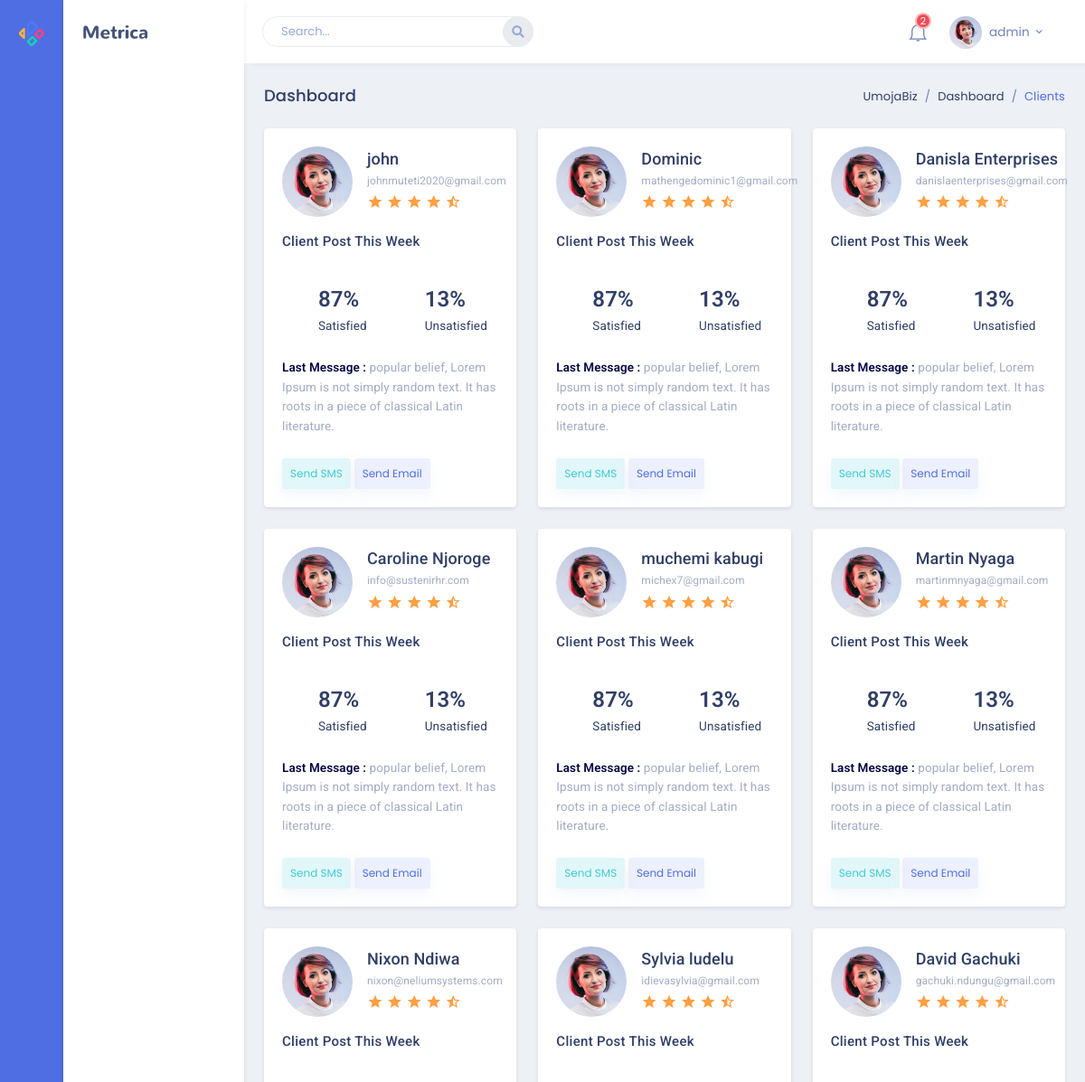
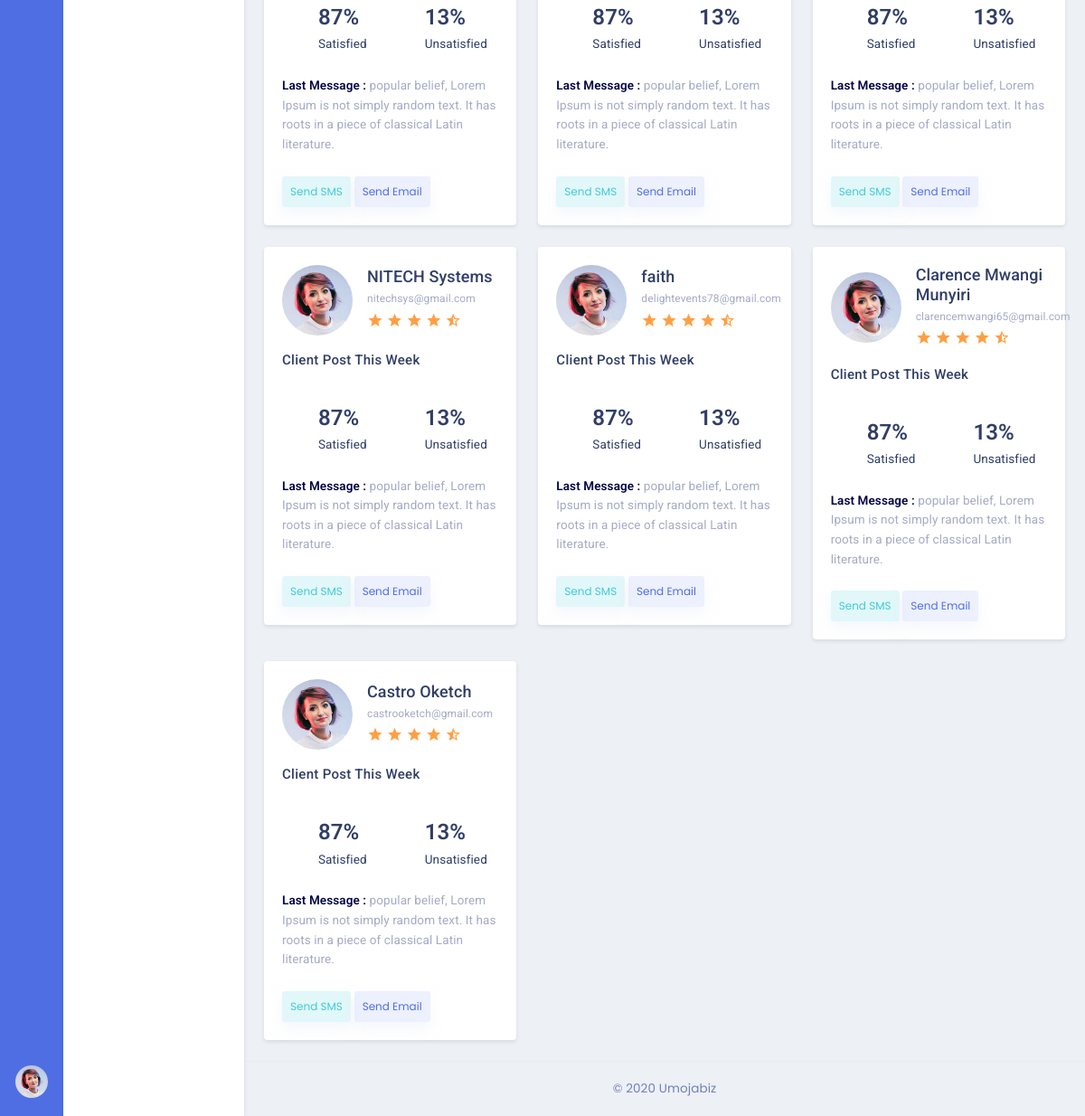
The app's page /agents/ (signed in) with its own data (2 pictures, top to bottom).
### core/models.py (models this page shows, shortened)
class Client(models.Model):
  name = models.CharField(max_length=100)
  email = models.EmailField()
  email_verified_at = models.CharField(max_length= 200, blank=True, null=True)
  password = models.CharField(max_length=200)
  remember_token = models.CharField(max_length=100, null=True, blank=True)
  created_at = models.DateTimeField(auto_now_add=True)
  updated_at = models.DateTimeField(auto_now=True)

### core/views.py (the view)
# urls.py: path('agents/', agents_view, name="agents"),
@login_required(login_url='core:login')
def agents_view(request):
  clients = Client.objects.all()
  context = {
    'display': 'Clients',
    'clients': clients
    }
  return render(request, 'core/agents.html', context)

### templates/core/agents.html
{% extends '../base.html' %}
{% load static %}
{% block content %}
{% include 'breadcrumps.html' with current=display %}
  <div class="row">
    {% for client in clients %}
    <div class="col-lg-4">
      <div class="card">
        <div class="card-body">
          <div class="media mb-3"><img src="{% static 'images/users/user-4.jpg' %}" class="mr-3 thumb-xl align-self-center rounded-circle" alt="...">
            <div class="media-body align-self-center">
              <h4 class="mt-0 mb-1">{{client.name}}</h4>
              <p class="text-muted mb-0 font-12">{{client.email}}</p>
              <ul class="list-inline mb-0 align-self-center">
                <li class="list-inline-item m-0"><i class="mdi mdi-star text-warning font-18"></i>
                </li>
                <li class="list-inline-item m-0"><i class="mdi mdi-star text-warning font-18"></i>
                </li>
                <li class="list-inline-item m-0"><i class="mdi mdi-star text-warning font-18"></i>
                </li>
                <li class="list-inline-item m-0"><i class="mdi mdi-star text-warning font-18"></i>
                </li>
                <li class="list-inline-item m-0"><i class="mdi mdi-star-half text-warning font-18"></i>
                </li>
              </ul>
            </div>
          </div>
          <h4 class="header-title">Client Post This Week</h4>
          <div class="mb-3">
            <div id="Agent_1" class="apex-charts"></div>
          </div>
          <ul class="list-inline d-flex justify-content-between mb-4">
            <li class="list-inline-item">
              <div class="media"><i data-feather="thumbs-up" class="align-self-center icon-lg icon-dual-success"></i>
                <div class="media-body align-self-center ml-2">
                  <p class="mb-0"><span class="font-24 font-weight-semibold">87%</span> Satisfied</p>
                </div>
              </div>
            </li>
            <li class="list-inline-item">
              <div class="media"><i data-feather="thumbs-down" class="align-self-center icon-lg icon-dual-danger"></i>
                <div class="media-body align-self-center ml-2">
                  <p class="mb-0"><span class="font-24 font-weight-semibold">13%</span> Unsatisfied</p>
                </div>
              </div>
            </li>
          </ul>
          <p class="text-muted mb-4"><span class="text-dark font-weight-semibold">
            Last Message :</span> popular belief, Lorem Ipsum is not simply random text. It has roots in a piece of classical Latin literature.
          </p>
          <div><button type="button" class="btn btn-sm btn-soft-secondary">Send SMS</button> <button type="button" class="btn btn-sm btn-soft-primary">Send Email</button></div>
        </div>
      </div>
    </div>
    {% endfor %}
  </div>
{% endblock %}

### templates/base.html (shortened to what this page needs)
{% load static %}
<!DOCTYPE html>
<html lang="en">
<head>
  {% include 'links.html' %}
</head>
<body>
  {% include 'leftbar-tab-menu.html' %}
  {% include 'navbar.html' %}
  <div class="page-wrapper">
    <div class="page-content-tab">
      <div class="container-fluid">
        {% block content %}
        {% endblock %}
      </div>
      {% include 'footer.html' %}
    </div>
  </div>
</body>
</html>

### templates/links.html (shortened to what this page needs)
{% load static %}
<link href="https://stackpath.bootstrapcdn.com/font-awesome/4.7.0/css/font-awesome.min.css" rel="stylesheet">
<link href="{% static 'css/bootstrap.min.css' %}" rel="stylesheet" type="text/css">
<link href="{% static 'css/jquery-ui.min.css' %}" rel="stylesheet">
<link href="{% static 'css/icons.min.css' %}" rel="stylesheet" type="text/css">
<link href="{% static 'css/metisMenu.min.css' %}" rel="stylesheet" type="text/css">
<link href="{% static 'css/app.min.css' %}" rel="stylesheet" type="text/css">
<link rel="stylesheet" href="{% static 'css/github.css' %}">

### templates/leftbar-tab-menu.html (shortened to what this page needs)
{% load static %}
<div class="leftbar-tab-menu">
  <div class="main-icon-menu">
    <a href="/" class="logo logo-metrica d-block text-center">
      <span><img src="{% static 'images/logo-sm.png' %}" alt="logo-small" class="logo-sm"></span>
    </a>
    <nav class="nav">
      <a href="#Helpdesk" class="nav-link"  data-placement="right" title="" data-original-title="Helpdesk">
      </a>
      <a href="#Blog" class="nav-link"  data-placement="right" title="" data-original-title="Apps">
      </a>
      <a href="#Business" class="nav-link"  data-placement="right" title="" data-original-title="UI Kit">
        </a>
      <a href="#Jobs" class="nav-link"  data-placement="right" title="" data-original-title="Pages">
      </a>
      <a href="#Advert" class="nav-link"  data-placement="right" title="" data-original-title="Pages">
      </a>
      <a href="#Authentication" class="nav-link"  data-placement="right" title="" data-original-title="Authentication">
      </a>
    </nav>
    <div class="pro-metrica-end">
      <a href="#" class="profile">
        <img src="{% static 'images/users/user-4.jpg' %}" alt="profile-user" class="rounded-circle thumb-sm">
      </a>
    </div>
  </div>
  <div class="main-menu-inner">
    <div class="topbar-left">
      <a href="/" class="logo">
        <span><img src="{% static 'images/logo-dark.png' %}" alt="logo-large" class="logo-lg logo-dark"><img src="{% static 'images/logo.png' %}" alt="logo-large" class="logo-lg logo-light">
        </span>
      </a>
    </div>
    <div class="menu-body slimscroll">
    </div>
  </div>
</div>

### templates/navbar.html (shortened to what this page needs)
{% load static %}
<div class="topbar">
  <nav class="navbar-custom">
    <ul class="list-unstyled topbar-nav float-right mb-0">
      <li class="dropdown notification-list"><a class="nav-link dropdown-toggle arrow-none waves-light waves-effect" data-toggle="dropdown" href="#" role="button" aria-haspopup="false" aria-expanded="false"><i class="ti-bell noti-icon"></i> <span class="badge badge-danger badge-pill noti-icon-badge">2</span></a>
      </li>
      <li class="dropdown">
        <a class="nav-link dropdown-toggle waves-effect waves-light nav-user" data-toggle="dropdown" href="#" role="button" aria-haspopup="false" aria-expanded="false"><img src="{% static 'images/users/user-4.jpg' %}" alt="profile-user" class="rounded-circle"> <span class="ml-1 nav-user-name hidden-sm">{{request.user}} <i class="mdi mdi-chevron-down"></i></span>
        </a>
      </li>
    </ul>
    <ul class="list-unstyled topbar-nav mb-0">
      <li class="hide-phone app-search">
        <form role="search" class="">
          <input type="text" placeholder="Search..." class="form-control">
          <a href="#"><i class="fas fa-search"></i>
          </a>
        </form>
      </li>
    </ul>
  </nav>
</div>

### templates/breadcrumps.html
{% load static %}
<div class="row">
  <div class="col-sm-12">
    <div class="page-title-box">
      <div class="float-right">
        <ol class="breadcrumb">
          <li class="breadcrumb-item"><a href="javascript:void(0);">UmojaBiz</a></li>
          <li class="breadcrumb-item"><a href="javascript:void(0);">Dashboard</a></li>
          <li class="breadcrumb-item active">{{current}}</li>
        </ol>
      </div>
      <h4 class="page-title">Dashboard</h4>
    </div>
  </div>
</div>

### templates/right-modal-menu.html (shortened to what this page needs)
{% load static %}

### templates/footer.html
{% load static %}
<footer class="footer text-center text-sm-center">
  &copy; 2020 Umojabiz
</footer>

### templates/scripts.html (shortened to what this page needs)
{% load static %}

### records on screen
Client: name "john", email "johnmuteti2020@gmail.com"
Client: name "Dominic", email "mathengedominic1@gmail.com"
Client: name "Danisla Enterprises", email "danislaenterprises@gmail.com"
Client: name "Caroline Njoroge", email "info@sustenirhr.com"
Client: name "muchemi kabugi", email "michex7@gmail.com"
Client: name "Martin Nyaga", email "martinmnyaga@gmail.com"
Client: name "Nixon Ndiwa", email "nixon@neliumsystems.com"
Client: name "Sylvia ludelu", email "idievasylvia@gmail.com"
Client: name "David Gachuki", email "gachuki.ndungu@gmail.com"
Client: name "NITECH Systems", email "nitechsys@gmail.com"
Client: name "faith", email "delightevents78@gmail.com"
Client: name "Clarence Mwangi Munyiri", email "clarencemwangi65@gmail.com"
Client: name "Castro Oketch", email "castrooketch@gmail.com"

### other values on screen
{{ request.user }} "admin"
{{ current }} "Clients"
